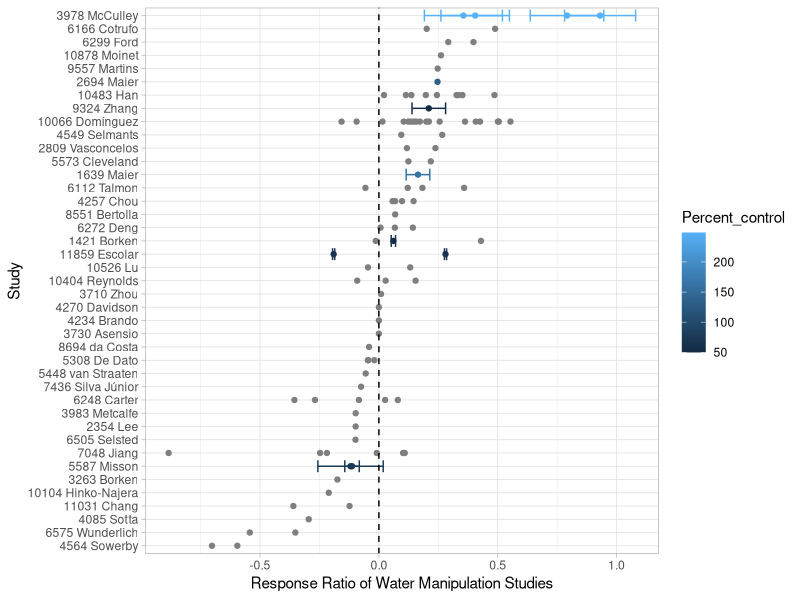
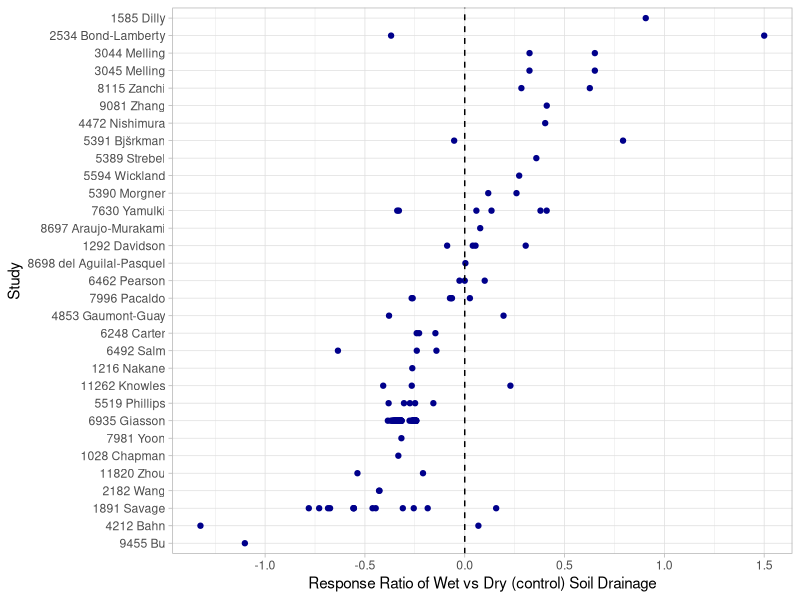

Generate these figures, in order, with R:
## ---- chunk 1
# Load packages
library(readr)
library(dplyr)
library(tidyr)
library(ggplot2)
library(kableExtra)
library(forcats)

# Read in SRDB
read_csv("./rs/srdb-data.csv") %>% 
  select(Study_number, Record_number, Author, Study_midyear, Ecosystem_type, 
         Manipulation, Manipulation_level, Rs_annual, Soil_drainage, Elevation) -> srdb

# Will turn this into a function once it works!!
# search_srdb <- function(srdb, data, column) {
#   # Function to search the Soil Respiration Database for specific data in a specified column
#   # Function will take in `srdb` (data frame of SRDB data), `data` a vector of values to search, and
#   # `column` chatacter string of the column name to search within; returns a dataframe with search results
#   
#   cat("Searching database for...", data,"...in the", column, "column")
#   
#   dplyr::filter(srdb, grepl(paste(data, collapse = "|"), x = column))
  
# }
## ---- chunk 2

#search_srdb(srdb, data = hydro, column = 'Manipulation')

# Filter for studies with water manipulations
srdb %>% 
  # Studies with manipulations that start with "Irrigat" or "Drought" or are "Precipitation amount change"
  filter(grepl("^(Irrigat[a-z]*|Drought|Precipitation amount change)$", Manipulation, ignore.case = TRUE)) %>% 
  distinct(Study_number) %>% 
  left_join(srdb, by = "Study_number") %>%
  # Filter for rows with control and irrigation rows
  group_by(Study_number) %>% 
  filter(Manipulation == "None" |
           grepl("^(Irrigat[a-z]*|Drought|Precipitation amount change)$", Manipulation, ignore.case = TRUE))  -> water_manipulations

# Summarise and count the number of studies
water_manipulations %>% 
  group_by(Ecosystem_type) %>% 
  summarise(n_studies = length(unique(Study_number))) %>% 
  mutate(M_Type = "Water manipulation") %>% 
  arrange(desc(n_studies)) %>% 
  rename(Ecosystem_Type = Ecosystem_type) %>% 
  select(M_Type, Ecosystem_Type, n_studies) -> wm_summary

# Make table display
kable(wm_summary) %>% kable_styling(full_width = FALSE)

#ADD COMMENT
water_manipulations %>% 
  filter(Ecosystem_type %in% c("Forest", "Grassland", "Agriculture")) %>%
  group_by(Ecosystem_type, Manipulation, Manipulation_level) %>% 
  summarise(n_obs = n())

# Read in extra (non-SRDB) data on N, treatment level, Rs s.d., and merge in
# This is the google sheet, directly downloaded
read_csv("rs/Variance and N - Water manipulations.csv", skip = 2, col_types = "ddcdcccdcddddddc") %>% 
  select(Record_number, N, SD_Rs_annual, Percent_control) %>% 
  right_join(water_manipulations) ->
  water_manipulations

# Isolate control row (manipulation of "None") and use that to compute response ratio
water_manipulations %>% 
  filter(Manipulation == "None") %>% 
  group_by(Study_number, Ecosystem_type, Study_midyear) %>% 
  summarise(Rs_none = mean(Rs_annual, na.rm = TRUE),
            Rs_SD_none = mean(SD_Rs_annual, na.rm = TRUE),
            N_none = mean(N, na.rm = TRUE)) %>% 
  filter(!is.na(Rs_none)) %>% 
  left_join(water_manipulations, by = c("Study_number", "Ecosystem_type", "Study_midyear")) %>% 
  mutate(rr = log(Rs_annual / Rs_none), 
         rr_var = SD_Rs_annual ^ 2 / (N * Rs_annual ^ 2) + 
           Rs_SD_none ^ 2 / (N_none * Rs_none ^ 2),  # Eq. 1 in Hedges (1999)
         Study = paste(Study_number, Author)) %>% 
  filter(Manipulation != "None", !is.na(rr)) ->
  wm_response_ratios

  ggplot(wm_response_ratios, aes(x = rr, y = fct_reorder(Study, rr), color = Percent_control)) + 
    geom_point() + 
    geom_errorbarh(aes(xmin = rr - rr_var, xmax = rr + rr_var), na.rm = TRUE) +
    geom_vline(xintercept = 0, linetype = "dashed") + 
    labs(x = "Response Ratio of Water Manipulation Studies", y = "Study") +
    theme_light()

## ---- chunk 3

drainage <- c("Dry", "Wet")
# Need studies that have BOTH dry and wet drainage 

srdb %>%   
  group_by(Study_number) %>% 
  filter(grepl(paste(drainage, collapse = "|"), x = Soil_drainage)) %>% 
  # Count the number of unique soil drainage types per study 
  summarise(n_drain = length(unique(Soil_drainage)), .groups = "drop") %>% 
  # We only want studies with 2 or more soil drainage types
  filter(n_drain > 1) %>% 
  left_join(srdb, by = "Study_number") -> drainage_type

drainage_type %>% 
  group_by(Ecosystem_type) %>% 
  summarise(n_studies = length(unique(Study_number)), .groups = "drop") %>% 
  mutate(M_Type = "Soil drainage") %>% 
  arrange(desc(n_studies)) %>% 
  rename(Ecosystem_Type = Ecosystem_type) %>% 
  select(M_Type, Ecosystem_Type, n_studies) -> drain_summary

kable(drain_summary) %>% kable_styling(full_width = FALSE)

drainage_type %>% 
  filter(Ecosystem_type %in% c("Forest", "Grassland", "Agriculture")) %>% 
  group_by(Ecosystem_type, Soil_drainage) %>% 
  summarise(n_obs = n())

# Isolate soil "wet" row and use that as 'treatment' to compute response ratio
drainage_type %>% 
  filter(Manipulation == "None", Soil_drainage == "Wet") %>% 
  group_by(Study_number, Ecosystem_type, Study_midyear) %>% 
  summarise(Rs_wet = mean(Rs_annual, na.rm = TRUE), .groups = "drop") %>% 
  filter(!is.na(Rs_wet)) %>% 
  left_join(drainage_type, by = c("Study_number", "Ecosystem_type", "Study_midyear")) %>% 
  filter(Soil_drainage == "Dry") %>% 
  mutate(rr = log(Rs_wet / Rs_annual), 
         Study = paste(Study_number, Author)) -> drainage_resp

  ggplot(drainage_resp, aes(x = rr, y = fct_reorder(Study, rr))) + 
    geom_point(colour = "darkblue") + 
    geom_vline(xintercept = 0, linetype = "dashed") + 
    labs(x = "Response Ratio of Wet vs Dry (control) Soil Drainage", y = "Study") +
    theme_light()

## ---- chunk 4

# We only want to see the number of studies for forest ecosystems 

bind_rows(wm_summary, drain_summary) %>% 
  filter(Ecosystem_Type == "Forest") %>% kable() %>% kable_styling(full_width = FALSE)

water_manipulations %>% 
  bind_rows(drainage_type) %>%
  ungroup %>% 
  filter(Ecosystem_type %in% c("Forest", "Grassland", "Agriculture")) %>% 
  group_by(Ecosystem_type, Manipulation) %>% 
  summarise(n_Rs_annual = length(!is.na(Rs_annual))) %>% 
  arrange(desc(n_Rs_annual)) %>% 
  kable() %>% kable_styling(full_width = FALSE)
